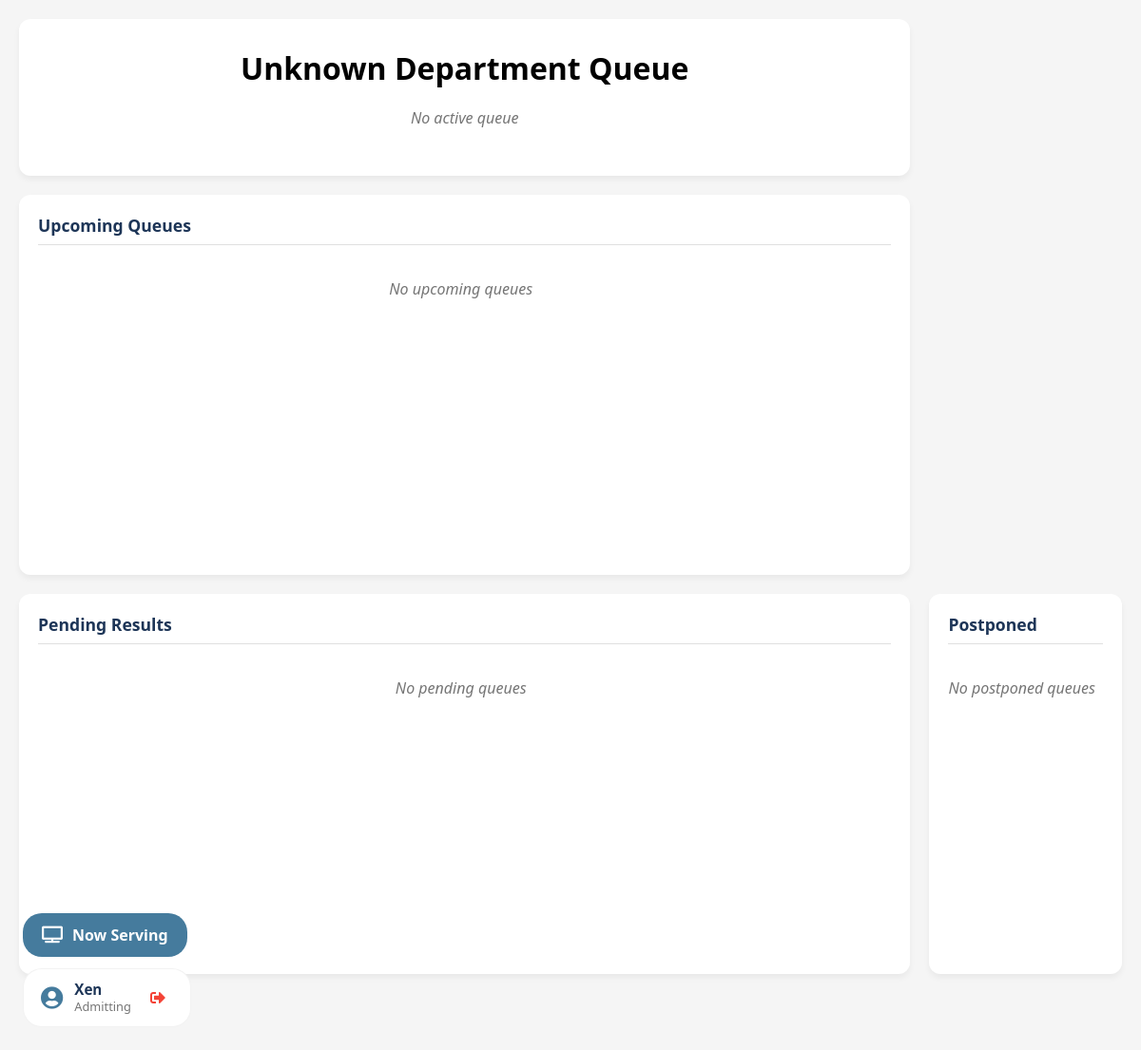
/queue_rad.php (signed in), run on an earlier commit of the app's database.
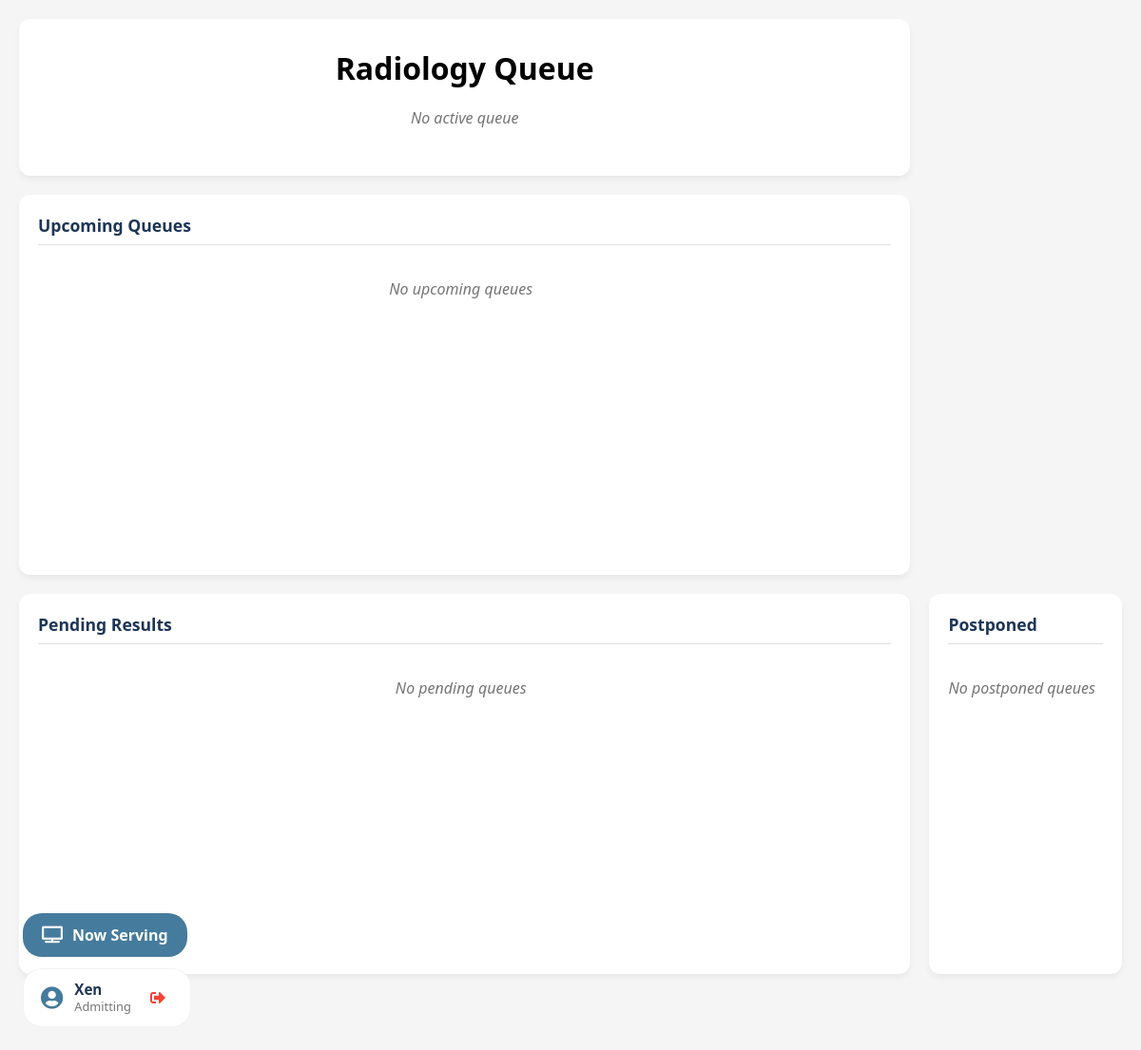
And on a later commit of the database.
### tables this page shows
CREATE TABLE `departments` (
  `dept_id` int(11) NOT NULL,
  `name` varchar(255) DEFAULT NULL,
  `description` text DEFAULT NULL,
  `date_created` datetime DEFAULT current_timestamp()
);

### queue_rad.php (the view, shortened to what the changed rows need)
<?php
require('lib/conn.php');
$departmentId = isset($_GET['department_id']) ? intval($_GET['department_id']) : 15;
$deptName = "Unknown Department";
$deptStmt = $conn->prepare("SELECT name FROM departments WHERE dept_id = :dept_id");
$deptStmt->execute(['dept_id' => $departmentId]);
if ($row = $deptStmt->fetch()) {
    $deptName = $row['name'];
}
$currentStmt = $conn->prepare("
    SELECT * FROM queues
    WHERE status = 'in-progress' AND department_id = :dept_id
    ORDER BY
            CASE
                WHEN priority = 'Red Flag' THEN 0
                 WHEN priority = 'Emergency' THEN 1
                WHEN priority IN ('PWD', 'Senior Citizen', 'Pregnant') THEN 2
                ELSE 3
            END,
        CAST(SUBSTRING(queue_num, 3) AS UNSIGNED) ASC
    LIMIT 1
");
$currentStmt->execute(['dept_id' => $departmentId]);
$currentQueue = $currentStmt->fetch();
$upcomingStmt = $conn->prepare("
    SELECT * FROM queues
    WHERE status = 'waiting' AND department_id = :dept_id
     ORDER BY
            CASE
                WHEN priority = 'Red Flag' THEN 0
                 WHEN priority = 'Emergency' THEN 1
                WHEN priority IN ('PWD', 'Senior Citizen', 'Pregnant') THEN 2
                ELSE 3
            END,
        created_at ASC
");
$upcomingStmt->execute(['dept_id' => $departmentId]);
$allUpcomingQueues = $upcomingStmt->fetchAll();
$hasUpcomingQueues = count($allUpcomingQueues) > 0;
?>
<!DOCTYPE html>
<html lang="en">
<head>
  <link rel="stylesheet" href="https://cdnjs.cloudflare.com/ajax/libs/font-awesome/5.15.4/css/all.min.css">
</head>
<body>
  <div class="main-content">
    <div class="card current-queue">
      <h1><?= htmlspecialchars($deptName) ?> Queue</h1>
      <?php if ($currentQueue): ?>
        <div class="queue-details">
          <div>Currently Serving</div>
          <div class="queue-number"><?= $currentQueue['queue_num'] ?></div>
          <div><?= htmlspecialchars($currentQueue['service_name']) ?></div>
          <div>Priority: <?= ucfirst($currentQueue['priority']) ?></div>
        </div>
        <div class="announcement-count">
          Announcements: <?= $currentQueue['announcement_count'] ?? 0 ?>/3
        </div>
        <div class="queue-actions">
          <?php if (($currentQueue['announcement_count'] ?? 0) < 3): ?>
            <button class="announce-btn btn btn-primary" onclick="announceCurrentQueue()">
              📢 Announce
            </button>
          <?php else: ?>
            <button class="announce-btn btn btn-primary" disabled style="opacity: 0.6; cursor: not-allowed;">
              📢 Announce (Max 3)
            </button>
          <?php endif; ?>
          <?php if (!$hasUpcomingQueues): ?>
            <form method="post">
              <input type="hidden" name="qid" value="<?= $currentQueue['qid'] ?>">
              <button type="submit" name="complete_current" class="btn btn-success">
                ✓ Completed
              </button>
            </form>
          <?php endif; ?>
          <form method="post" style="display:inline;">
            <button type="submit" name="pending_queue" class="btn btn-warning">
              ⏳ Pending
            </button>
          </form>
          <?php if (($currentQueue['announcement_count'] ?? 0) >= 3): ?>
            <form method="post" style="display:inline;">
              <button type="submit" name="postpone_queue" class="btn btn-danger">
                ↻ Postpone Queue
              </button>
            </form>
          <?php endif; ?>
        </div>
      <?php else: ?>
        <div class="empty-state">No active queue</div>
      <?php endif; ?>
    </div>
  </div>
</body>
</html>

What changed in the data, as far as the page shows it:
added departments: name "Radiology"
Also different on the page:
$deptName: "Unknown Department" → (not shown)
